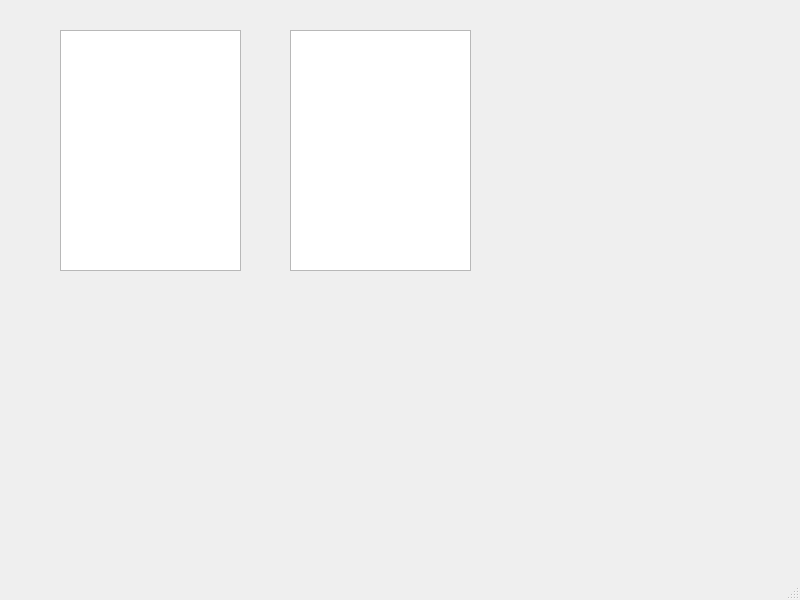
<?xml version="1.0" encoding="UTF-8"?>
<ui version="4.0">
 <class>StatisticWindow</class>
 <widget class="QMainWindow" name="MainWindow">
  <property name="geometry">
   <rect>
    <x>0</x>
    <y>0</y>
    <width>800</width>
    <height>600</height>
   </rect>
  </property>
  <property name="windowTitle">
   <string>MainWindow</string>
  </property>
  <widget class="QWidget" name="centralwidget">
   <widget class="QGraphicsView" name="plot">
    <property name="geometry">
     <rect>
      <x>60</x>
      <y>30</y>
      <width>181</width>
      <height>241</height>
     </rect>
    </property>
   </widget>
   <widget class="QGraphicsView" name="plot2">
    <property name="geometry">
     <rect>
      <x>290</x>
      <y>30</y>
      <width>181</width>
      <height>241</height>
     </rect>
    </property>
   </widget>
  </widget>
  <widget class="QMenuBar" name="menubar">
   <property name="geometry">
    <rect>
     <x>0</x>
     <y>0</y>
     <width>800</width>
     <height>21</height>
    </rect>
   </property>
  </widget>
  <widget class="QStatusBar" name="statusbar"/>
 </widget>
 <resources/>
 <connections/>
</ui>
